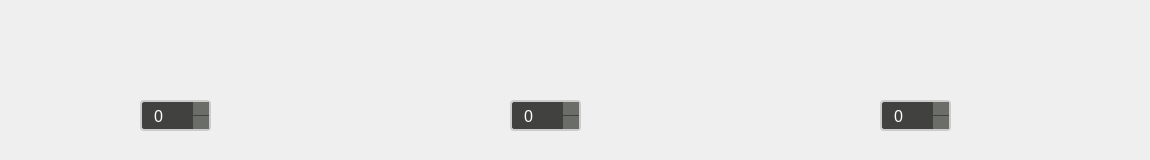
                 <widget class="QWidget" name="P2wglb2" native="true">
                  <property name="sizePolicy">
                   <sizepolicy hsizetype="Fixed" vsizetype="Fixed">
                    <horstretch>0</horstretch>
                    <verstretch>0</verstretch>
                   </sizepolicy>
                  </property>
                  <property name="minimumSize">
                   <size>
                    <width>1150</width>
                    <height>160</height>
                   </size>
                  </property>
                  <property name="styleSheet">
                   <string notr="true"/>
                  </property>
                  <widget class="QWidget" name="pwg4" native="true">
                   <property name="geometry">
                    <rect>
                     <x>10</x>
                     <y>20</y>
                     <width>120</width>
                     <height>120</height>
                    </rect>
                   </property>
                   <property name="styleSheet">
                    <string notr="true">border-radius:60px;
background-color: transparent;</string>
                   </property>
                  </widget>
                  <widget class="QWidget" name="pwg5" native="true">
                   <property name="geometry">
                    <rect>
                     <x>380</x>
                     <y>20</y>
                     <width>120</width>
                     <height>120</height>
                    </rect>
                   </property>
                   <property name="styleSheet">
                    <string notr="true">border-radius:60px;
background-color: transparent;</string>
                   </property>
                  </widget>
                  <widget class="QWidget" name="pwg6" native="true">
                   <property name="geometry">
                    <rect>
                     <x>750</x>
                     <y>20</y>
                     <width>120</width>
                     <height>120</height>
                    </rect>
                   </property>
                   <property name="styleSheet">
                    <string notr="true">border-radius:60px;
background-color: transparent;</string>
                   </property>
                  </widget>
                  <widget class="QLabel" name="lbname4">
                   <property name="geometry">
                    <rect>
                     <x>140</x>
                     <y>20</y>
                     <width>191</width>
                     <height>21</height>
                    </rect>
                   </property>
                   <property name="font">
                    <font>
                     <pointsize>12</pointsize>
                     <italic>false</italic>
                     <bold>true</bold>
                    </font>
                   </property>
                   <property name="styleSheet">
                    <string notr="true">color: rgb(255, 255, 255);</string>
                   </property>
                   <property name="text">
                    <string/>
                   </property>
                  </widget>
                  <widget class="QLabel" name="lbgia4">
                   <property name="geometry">
                    <rect>
                     <x>140</x>
                     <y>50</y>
                     <width>191</width>
                     <height>21</height>
                    </rect>
                   </property>
                   <property name="font">
                    <font>
                     <pointsize>12</pointsize>
                     <italic>false</italic>
                     <bold>true</bold>
                    </font>
                   </property>
                   <property name="styleSheet">
                    <string notr="true">color: rgb(255, 255, 255);</string>
                   </property>
                   <property name="text">
                    <string/>
                   </property>
                  </widget>
                  <widget class="QLabel" name="lbgia5">
                   <property name="geometry">
                    <rect>
                     <x>510</x>
                     <y>50</y>
                     <width>191</width>
                     <height>21</height>
                    </rect>
                   </property>
                   <property name="font">
                    <font>
                     <pointsize>12</pointsize>
                     <italic>false</italic>
                     <bold>true</bold>
                    </font>
                   </property>
                   <property name="styleSheet">
                    <string notr="true">color: rgb(255, 255, 255);</string>
                   </property>
                   <property name="text">
                    <string/>
                   </property>
                  </widget>
                  <widget class="QLabel" name="lbname5">
                   <property name="geometry">
                    <rect>
                     <x>510</x>
                     <y>20</y>
                     <width>191</width>
                     <height>21</height>
                    </rect>
                   </property>
                   <property name="font">
                    <font>
                     <pointsize>12</pointsize>
                     <italic>false</italic>
                     <bold>true</bold>
                    </font>
                   </property>
                   <property name="styleSheet">
                    <string notr="true">color: rgb(255, 255, 255);</string>
                   </property>
                   <property name="text">
                    <string/>
                   </property>
                  </widget>
                  <widget class="QLabel" name="lbgia6">
                   <property name="geometry">
                    <rect>
                     <x>880</x>
                     <y>50</y>
                     <width>191</width>
                     <height>21</height>
                    </rect>
                   </property>
                   <property name="font">
                    <font>
                     <pointsize>12</pointsize>
                     <italic>false</italic>
                     <bold>true</bold>
                    </font>
                   </property>
                   <property name="styleSheet">
                    <string notr="true">color: rgb(255, 255, 255);</string>
                   </property>
                   <property name="text">
                    <string/>
                   </property>
                  </widget>
                  <widget class="QLabel" name="lbname6">
                   <property name="geometry">
                    <rect>
                     <x>880</x>
                     <y>20</y>
                     <width>191</width>
                     <height>21</height>
                    </rect>
                   </property>
                   <property name="font">
                    <font>
                     <pointsize>12</pointsize>
                     <italic>false</italic>
                     <bold>true</bold>
                    </font>
                   </property>
                   <property name="styleSheet">
                    <string notr="true">color: rgb(255, 255, 255);</string>
                   </property>
                   <property name="text">
                    <string/>
                   </property>
                  </widget>
                  <widget class="QSpinBox" name="spinBox4">
                   <property name="geometry">
                    <rect>
                     <x>140</x>
                     <y>100</y>
                     <width>71</width>
                     <height>31</height>
                    </rect>
                   </property>
                   <property name="styleSheet">
                    <string notr="true">QSpinBox {
    background: rgb(65, 66, 63);
    color: white;
    border: 2px solid #ccc;
    border-radius: 4px;
    padding: 5px 10px;
    font-size: 16px;
}

QSpinBox::up-button, QSpinBox::down-button {
	background-color: rgb(107, 109, 104);
    border: none;
    width: 16px;
}

QSpinBox::up-button:hover, QSpinBox::down-button:hover {
    background: rgba(255, 255, 255, 0.2);
}

QSpinBox::up-arrow {
    image: url(:/icons/up-arrow.png);
}

QSpinBox::down-arrow {
    image: url(:/icons/down-arrow.png);
}
</string>
                   </property>
                  </widget>
                  <widget class="QSpinBox" name="spinBox6">
                   <property name="geometry">
                    <rect>
                     <x>880</x>
                     <y>100</y>
                     <width>71</width>
                     <height>31</height>
                    </rect>
                   </property>
                   <property name="styleSheet">
                    <string notr="true">QSpinBox {
    background: rgb(65, 66, 63);
    color: white;
    border: 2px solid #ccc;
    border-radius: 4px;
    padding: 5px 10px;
    font-size: 16px;
}

QSpinBox::up-button, QSpinBox::down-button {
	background-color: rgb(107, 109, 104);
    border: none;
    width: 16px;
}

QSpinBox::up-button:hover, QSpinBox::down-button:hover {
    background: rgba(255, 255, 255, 0.2);
}

QSpinBox::up-arrow {
    image: url(:/icons/up-arrow.png);
}

QSpinBox::down-arrow {
    image: url(:/icons/down-arrow.png);
}
</string>
                   </property>
                  </widget>
                  <widget class="QSpinBox" name="spinBox5">
                   <property name="geometry">
                    <rect>
                     <x>510</x>
                     <y>100</y>
                     <width>71</width>
                     <height>31</height>
                    </rect>
                   </property>
                   <property name="styleSheet">
                    <string notr="true">QSpinBox {
    background: rgb(65, 66, 63);
    color: white;
    border: 2px solid #ccc;
    border-radius: 4px;
    padding: 5px 10px;
    font-size: 16px;
}

QSpinBox::up-button, QSpinBox::down-button {
	background-color: rgb(107, 109, 104);
    border: none;
    width: 16px;
}

QSpinBox::up-button:hover, QSpinBox::down-button:hover {
    background: rgba(255, 255, 255, 0.2);
}

QSpinBox::up-arrow {
    image: url(:/icons/up-arrow.png);
}

QSpinBox::down-arrow {
    image: url(:/icons/down-arrow.png);
}
</string>
                   </property>
                  </widget>
                 </widget>
